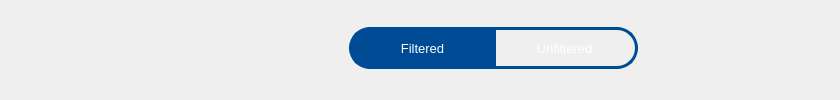
                    <widget class="QWidget" name="filtered_graph_result_page">
                     <layout class="QGridLayout" name="gridLayout_42">
                      <item row="0" column="0">
                       <layout class="QGridLayout" name="gridLayout_41">
                        <property name="horizontalSpacing">
                         <number>6</number>
                        </property>
                        <property name="verticalSpacing">
                         <number>0</number>
                        </property>
                        <item row="1" column="1" colspan="2">
                         <widget class="QWidget" name="filtered_graph_result" native="true">
                          <property name="minimumSize">
                           <size>
                            <width>0</width>
                            <height>0</height>
                           </size>
                          </property>
                          <property name="styleSheet">
                           <string notr="true">border:none;</string>
                          </property>
                         </widget>
                        </item>
                        <item row="0" column="0" rowspan="2">
                         <layout class="QVBoxLayout" name="verticalLayout_29">
                          <property name="spacing">
                           <number>0</number>
                          </property>
                          <item>
                           <widget class="QLabel" name="filtered_data_result">
                            <property name="sizePolicy">
                             <sizepolicy hsizetype="Preferred" vsizetype="Preferred">
                              <horstretch>0</horstretch>
                              <verstretch>0</verstretch>
                             </sizepolicy>
                            </property>
                            <property name="minimumSize">
                             <size>
                              <width>320</width>
                              <height>0</height>
                             </size>
                            </property>
                            <property name="maximumSize">
                             <size>
                              <width>400</width>
                              <height>547</height>
                             </size>
                            </property>
                            <property name="font">
                             <font>
                              <family>Segoe UI Variable Small Semibol</family>
                              <pointsize>16</pointsize>
                              <weight>75</weight>
                              <bold>true</bold>
                             </font>
                            </property>
                            <property name="styleSheet">
                             <string notr="true">color: white;
border:none;</string>
                            </property>
                            <property name="alignment">
                             <set>Qt::AlignCenter</set>
                            </property>
                           </widget>
                          </item>
                          <item>
                           <widget class="QLabel" name="filtered_data_yield_result">
                            <property name="sizePolicy">
                             <sizepolicy hsizetype="Preferred" vsizetype="Preferred">
                              <horstretch>0</horstretch>
                              <verstretch>0</verstretch>
                             </sizepolicy>
                            </property>
                            <property name="minimumSize">
                             <size>
                              <width>300</width>
                              <height>0</height>
                             </size>
                            </property>
                            <property name="maximumSize">
                             <size>
                              <width>400</width>
                              <height>400</height>
                             </size>
                            </property>
                            <property name="font">
                             <font>
                              <family>Segoe UI Variable Small Semibol</family>
                              <pointsize>16</pointsize>
                              <weight>75</weight>
                              <bold>true</bold>
                             </font>
                            </property>
                            <property name="styleSheet">
                             <string notr="true">color: white;
border:none;</string>
                            </property>
                            <property name="alignment">
                             <set>Qt::AlignCenter</set>
                            </property>
                           </widget>
                          </item>
                         </layout>
                        </item>
                        <item row="0" column="2">
                         <widget class="QWidget" name="mode_shifter_widget_in_filtered" native="true">
                          <property name="minimumSize">
                           <size>
                            <width>0</width>
                            <height>0</height>
                           </size>
                          </property>
                          <property name="maximumSize">
                           <size>
                            <width>16777215</width>
                            <height>16777215</height>
                           </size>
                          </property>
                          <property name="cursor">
                           <cursorShape>PointingHandCursor</cursorShape>
                          </property>
                          <layout class="QGridLayout" name="gridLayout_50">
                           <item row="0" column="0">
                            <layout class="QHBoxLayout" name="horizontalLayout_27">
                             <item>
                              <spacer name="horizontalSpacer_98">
                               <property name="orientation">
                                <enum>Qt::Horizontal</enum>
                               </property>
                               <property name="sizeType">
                                <enum>QSizePolicy::Expanding</enum>
                               </property>
                               <property name="sizeHint" stdset="0">
                                <size>
                                 <width>40</width>
                                 <height>20</height>
                                </size>
                               </property>
                              </spacer>
                             </item>
                             <item>
                              <widget class="QPushButton" name="night_pushButton_in_filtered">
                               <property name="maximumSize">
                                <size>
                                 <width>40</width>
                                 <height>33</height>
                                </size>
                               </property>
                               <property name="cursor">
                                <cursorShape>PointingHandCursor</cursorShape>
                               </property>
                               <property name="styleSheet">
                                <string notr="true">QPushButton{
background-color:transparent;
border-radius:14px;}
QPushButton:hover{
	background-color: rgb(211, 211, 211);
}
</string>
                               </property>
                               <property name="text">
                                <string />
                               </property>
                               <property name="icon">
                                <iconset resource="../Qss/icons/_icons.qrc">
                                 <normaloff>:/custom/icons/custom/moon1.png</normaloff>:/custom/icons/custom/moon1.png</iconset>
                               </property>
                               <property name="iconSize">
                                <size>
                                 <width>29</width>
                                 <height>29</height>
                                </size>
                               </property>
                              </widget>
                             </item>
                             <item>
                              <widget class="QPushButton" name="Theme_toggle_pushButton_in_filtered">
                               <property name="maximumSize">
                                <size>
                                 <width>70</width>
                                 <height>40</height>
                                </size>
                               </property>
                               <property name="cursor">
                                <cursorShape>PointingHandCursor</cursorShape>
                               </property>
                               <property name="styleSheet">
                                <string notr="true">QPushButton{
background-color:transparent;
border-radius:15px;}
QPushButton:hover{
	background-color: rgb(211, 211, 211);
}
</string>
                               </property>
                               <property name="text">
                                <string />
                               </property>
                               <property name="icon">
                                <iconset resource="../Qss/icons/_icons.qrc">
                                 <normaloff>:/custom/icons/custom/toggle_off.png</normaloff>:/custom/icons/custom/toggle_off.png</iconset>
                               </property>
                               <property name="iconSize">
                                <size>
                                 <width>60</width>
                                 <height>50</height>
                                </size>
                               </property>
                              </widget>
                             </item>
                             <item>
                              <widget class="QPushButton" name="day_pushButton_in_filtered">
                               <property name="maximumSize">
                                <size>
                                 <width>40</width>
                                 <height>33</height>
                                </size>
                               </property>
                               <property name="cursor">
                                <cursorShape>PointingHandCursor</cursorShape>
                               </property>
                               <property name="styleSheet">
                                <string notr="true">QPushButton{
background-color:transparent;
border-radius:16px;}
QPushButton:hover{
	background-color: rgb(211, 211, 211);
}
</string>
                               </property>
                               <property name="text">
                                <string />
                               </property>
                               <property name="icon">
                                <iconset resource="../Qss/icons/_icons.qrc">
                                 <normaloff>:/custom/icons/custom/weather.png</normaloff>:/custom/icons/custom/weather.png</iconset>
                               </property>
                               <property name="iconSize">
                                <size>
                                 <width>32</width>
                                 <height>32</height>
                                </size>
                               </property>
                              </widget>
                             </item>
                            </layout>
                           </item>
                          </layout>
                         </widget>
                        </item>
                        <item row="0" column="1">
                         <widget class="QWidget" name="toggle_widget_in_filtered" native="true">
                          <property name="minimumSize">
                           <size>
                            <width>320</width>
                            <height>70</height>
                           </size>
                          </property>
                          <property name="maximumSize">
                           <size>
                            <width>320</width>
                            <height>70</height>
                           </size>
                          </property>
                          <property name="cursor">
                           <cursorShape>PointingHandCursor</cursorShape>
                          </property>
                          <widget class="QPushButton" name="filter_toggle_pushButton_in_filtered">
                           <property name="geometry">
                            <rect>
                             <x>12</x>
                             <y>16</y>
                             <width>147</width>
                             <height>42</height>
                            </rect>
                           </property>
                           <property name="minimumSize">
                            <size>
                             <width>147</width>
                             <height>42</height>
                            </size>
                           </property>
                           <property name="maximumSize">
                            <size>
                             <width>147</width>
                             <height>42</height>
                            </size>
                           </property>
                           <property name="font">
                            <font>
                             <pointsize>10</pointsize>
                            </font>
                           </property>
                           <property name="cursor">
                            <cursorShape>PointingHandCursor</cursorShape>
                           </property>
                           <property name="styleSheet">
                            <string notr="true">QWidget QPushButton {
color: white;
border:3px solid #004B95;
background-color: rgb(0, 75, 149);
border-top-left-radius: 21px; /* Top right corner */
border-bottom-left-radius: 21px; /* Bottom right corner */;
}
QWidget QPushButton:hover {
    color: white;
	background-color:  #005ce6;
}
QWidget QPushButton:pressed {
    color:#005ce6 ;
}</string>
                           </property>
                           <property name="text">
                            <string>Filtered</string>
                           </property>
                          </widget>
                          <widget class="QPushButton" name="unfilter_toggle_pushButton_in_filtered">
                           <property name="geometry">
                            <rect>
                             <x>154</x>
                             <y>16</y>
                             <width>147</width>
                             <height>42</height>
                            </rect>
                           </property>
                           <property name="minimumSize">
                            <size>
                             <width>147</width>
                             <height>42</height>
                            </size>
                           </property>
                           <property name="maximumSize">
                            <size>
                             <width>147</width>
                             <height>42</height>
                            </size>
                           </property>
                           <property name="font">
                            <font>
                             <pointsize>10</pointsize>
                            </font>
                           </property>
                           <property name="cursor">
                            <cursorShape>PointingHandCursor</cursorShape>
                           </property>
                           <property name="styleSheet">
                            <string notr="true">
QWidget QPushButton{
background-color: transparent;
color: white;
border:3px solid #004B95;
border-top-right-radius: 21px; /* Top right corner */
border-bottom-right-radius: 21px; /* Bottom right corner */;
}
QWidget QPushButton:hover {
    color: white;
	background-color: rgb(29, 29, 29);
}
QWidget QPushButton:pressed {
    color:grey ;
}</string>
                           </property>
                           <property name="text">
                            <string>Unfiltered</string>
                           </property>
                          </widget>
                         </widget>
                        </item>
                       </layout>
                      </item>
                     </layout>
                    </widget>
